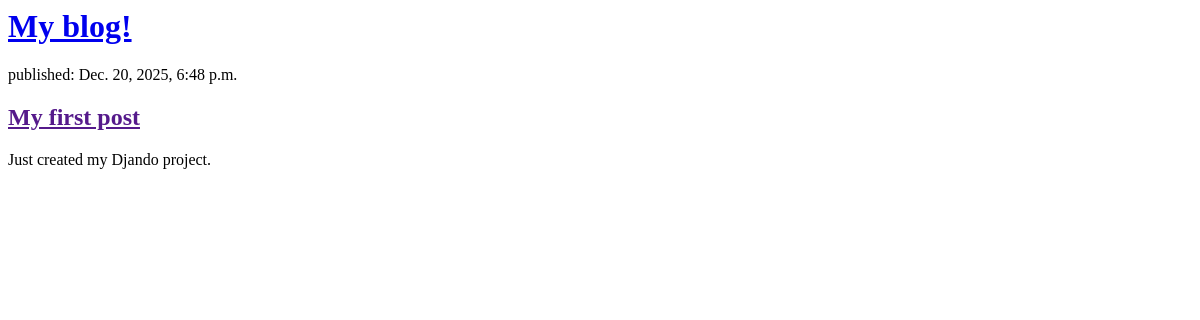
Before: / with the older database file.
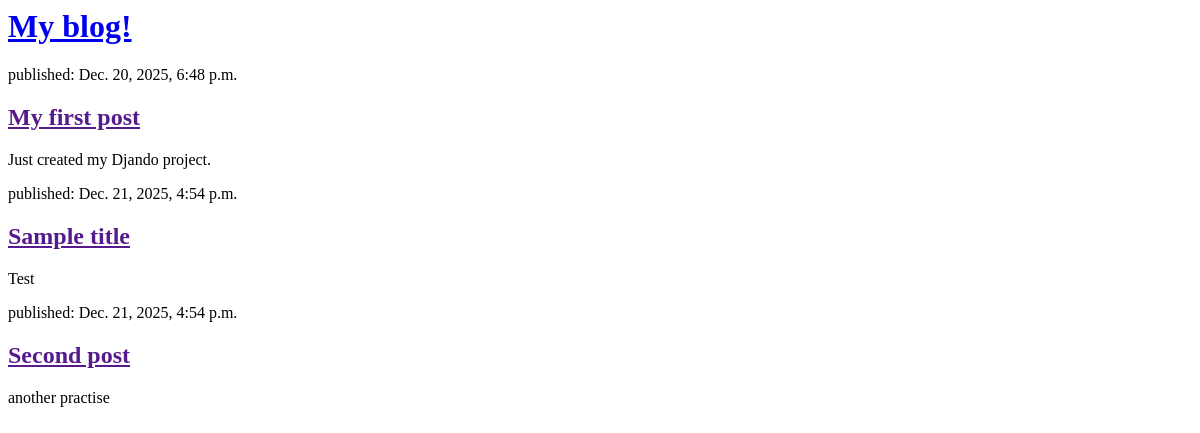
After: the same page with the newer database file.
### blog/models.py (models this page shows, shortened)
class Post(models.Model):
    author=models.ForeignKey(settings.AUTH_USER_MODEL, on_delete=models.CASCADE)
    title=models.CharField(max_length=200)
    text=models.TextField()
    created_date= models.DateTimeField(default=timezone.now)
    published_date=models.DateTimeField(blank=True, null=True)

### blog/views.py (the view)
# urls.py: path('', views.post_list, name= 'post_list')
def post_list(request):
    posts= Post.objects.filter(published_date__lte=timezone.now()).order_by('published_date')
    return render(request, 'blog/post_list.html', {'posts':posts})

### blog/templates/blog/post_list.html (shortened to what this page needs)
<html>
    <head>
    </head>
    <body>
        <div>
            <h1><a href= '/'>My blog!</a></h1>
        </div>
        {% for post in posts %}
            <div>
                <p>published: {{ post.published_date }}</p>
                <h2><a href=''>{{ post.title }}</a></h2>
                <p>{{ post.text|linebreaksbr }}</p>
        </div>
        {% endfor %}
    </body>
</html>

Changed rows visible on the page:
now on this page (row edited): Post: published_date "Dec. 21, 2025, 4:54 p.m.", title "Sample title", text "Test"
now on this page (row edited): Post: published_date "Dec. 21, 2025, 4:54 p.m.", title "Second post", text "another practise"
